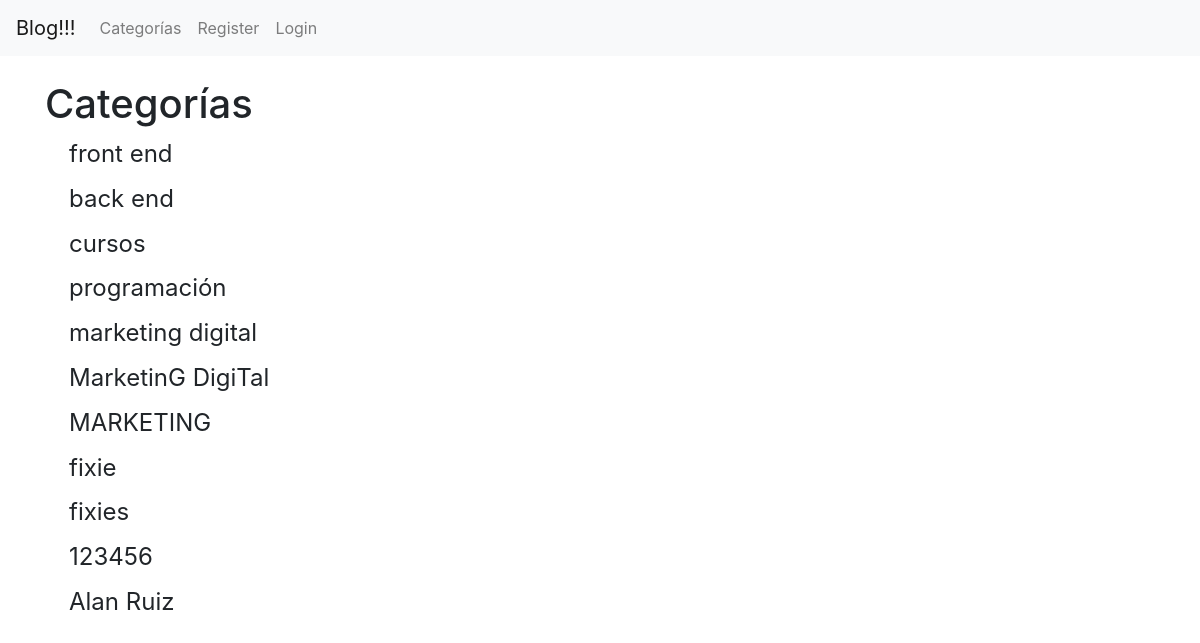
The page /category-list/ on the database its author committed.
### theblog/models.py (models this page shows, shortened)
class Category(models.Model):
	name = models.CharField(max_length=255)
	def __str__(self):
		return self.name

### theblog/views.py (the view)
# urls.py: path('category-list/', CategoryListView, name='category-list'),
def CategoryListView(request):
	cat_menu_list = Category.objects.all()
	return render(request, 'category_list.html', {'cat_menu_list': cat_menu_list})

### theblog/templates/category_list.html (shortened to what this page needs)
{% extends 'base.html' %}
{% block content %}
<h1>Categorías</h1>
    {% for item in cat_menu_list %}
        <h4><a class="dropdown-item" href="{% url 'category' item|slugify %}">{{ item }}</a></h4>
    {% endfor %}
{% endblock %}

### rows shown on the page
Category: name "front end"
Category: name "back end"
Category: name "cursos"
Category: name "programación"
Category: name "marketing digital"
Category: name "MarketinG DigiTal"
Category: name "MARKETING"
Category: name "fixie"
Category: name "fixies"
Category: name "123456"
Category: name "Alan Ruiz"
